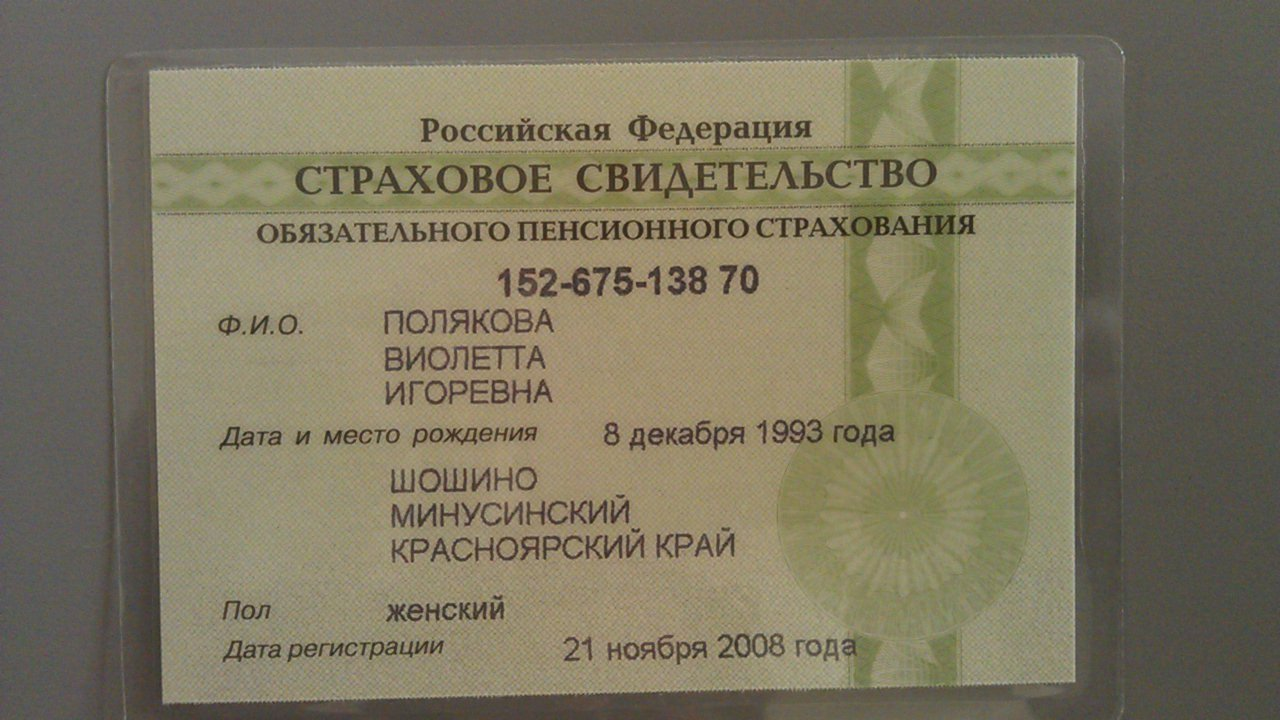
#> input picture bounds/snils.jpg, 1280 x 720 px
$ python -i utils_bounds.py   (imports and definitions only)
#> lines starting #> are read from the running program, lines starting #| are printed output that depends on the picture
#> further down, picture is the input picture: shape (720, 1280, 3); mean B, G, R 97, 118.9, 125.2
import numpy as np
import cv2 as cv
import matplotlib.pyplot as plt


def adjustContrast(img):
    lab = cv.cvtColor(img, cv.COLOR_BGR2LAB)
#> lab: shape (720, 1280, 3); mean of channels 0, 1, 2 126.9, 126.7, 140.8

    # -----Splitting the LAB image to different channels-------------------------
    l, a, b = cv.split(lab)
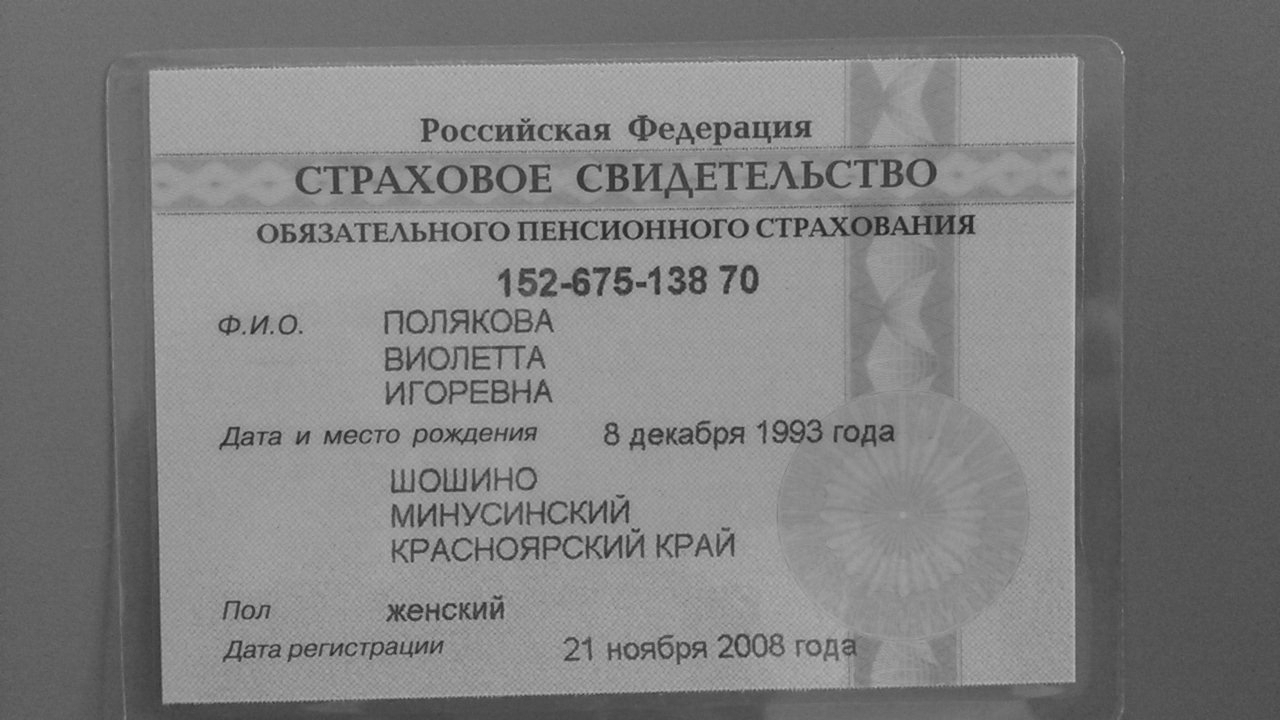
#> l: shape (720, 1280); min 25, max 204, mean 126.9
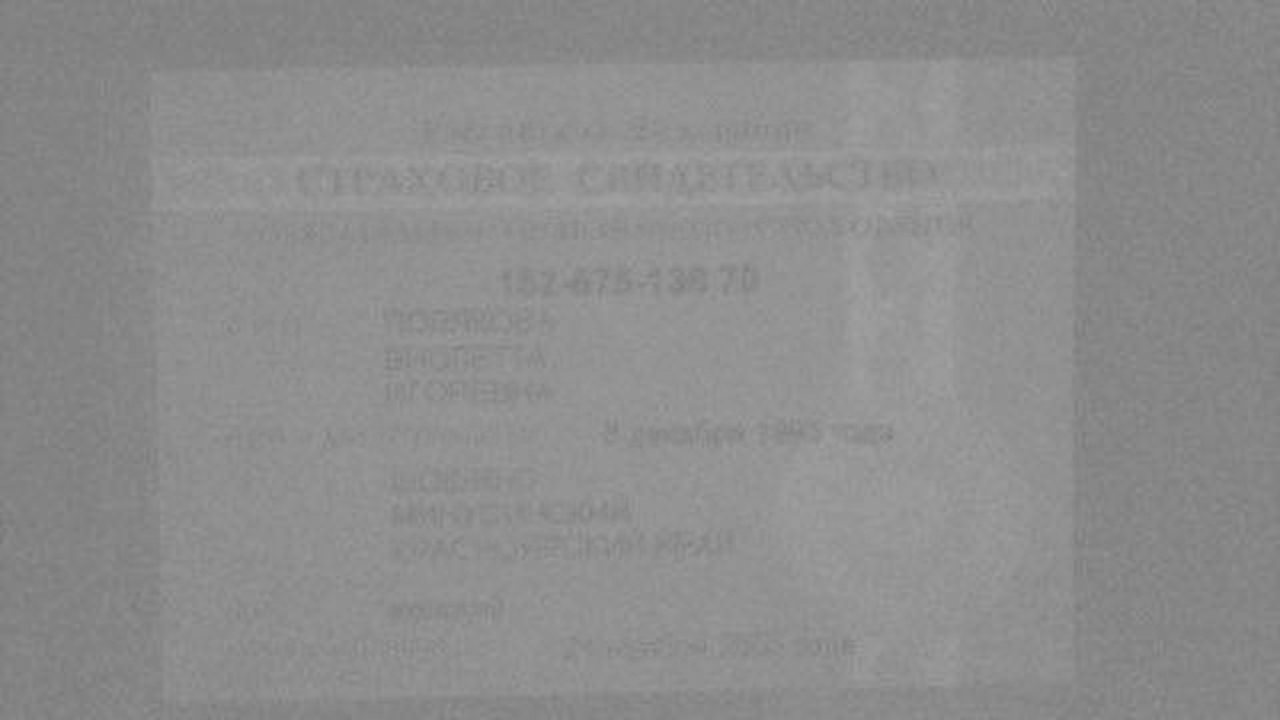
#> b: shape (720, 1280); min 118, max 162, mean 140.8

    # -----Applying CLAHE to L-channel-------------------------------------------
    clahe = cv.createCLAHE(clipLimit=3.0, tileGridSize=(8, 8))
    cl = clahe.apply(l)
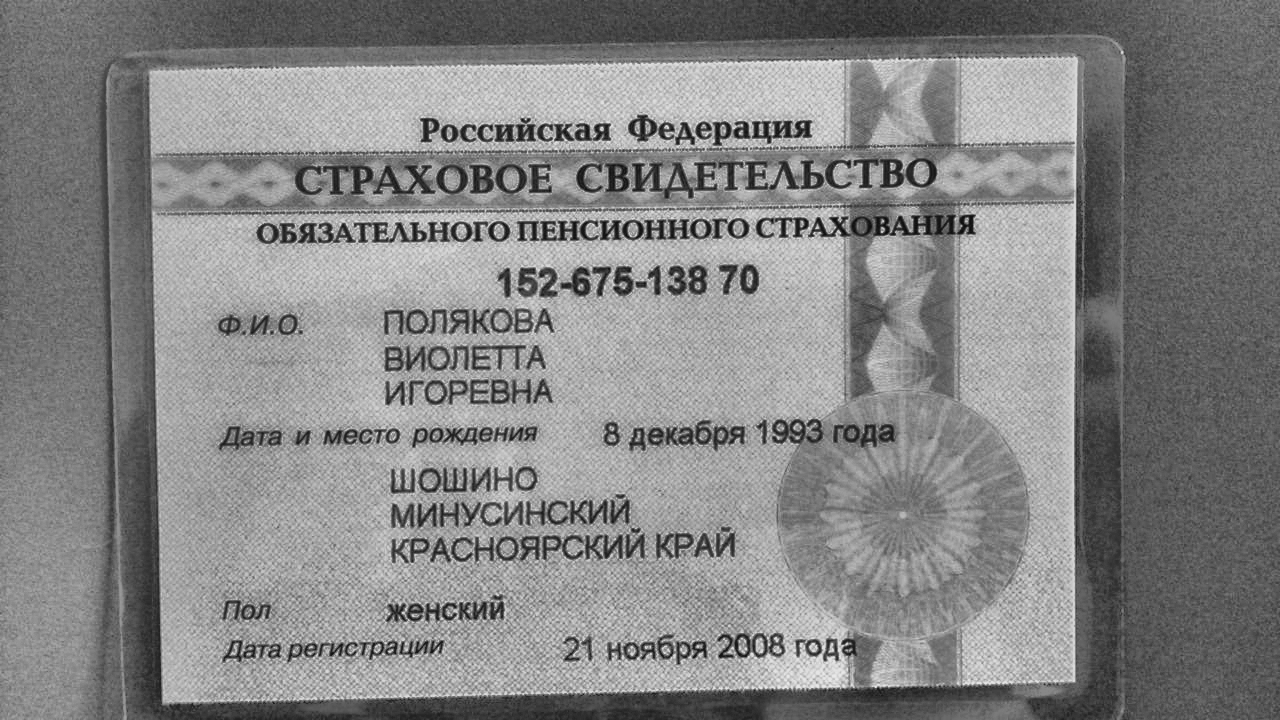
#> cl: shape (720, 1280); min 9, max 234, mean 132.4

    # -----Merge the CLAHE enhanced L-channel with the a and b channel-----------
    limg = cv.merge((cl, a, b))
#> limg: shape (720, 1280, 3); mean of channels 0, 1, 2 132.4, 126.7, 140.8

    # -----Converting image from LAB Color model to RGB model--------------------
    final = cv.cvtColor(limg, cv.COLOR_LAB2BGR)
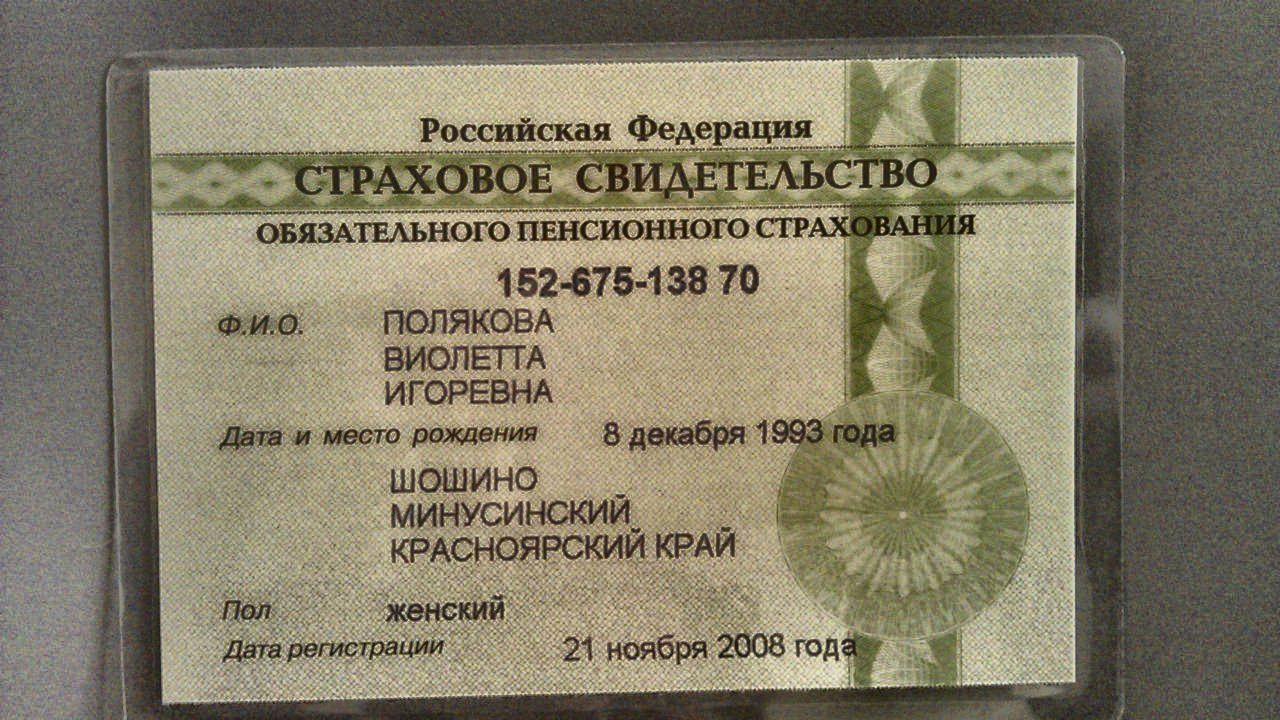
#> final: shape (720, 1280, 3); mean B, G, R 103.1, 125.2, 131.5
    return final


# [177 lines left out: functions sidesOfBox, findBestRectangle, border_image, dilate, erode, removeSmallContours and 7 more, not called in this run]


def normalized(img):
    image = cv.normalize(img, None, 0, 255, norm_type=cv.NORM_MINMAX, dtype=cv.CV_8UC3)
    return image

>>> import cv2
>>> picture = cv2.imread('../../bounds/snils.jpg')
>>> result = adjustContrast(picture)
